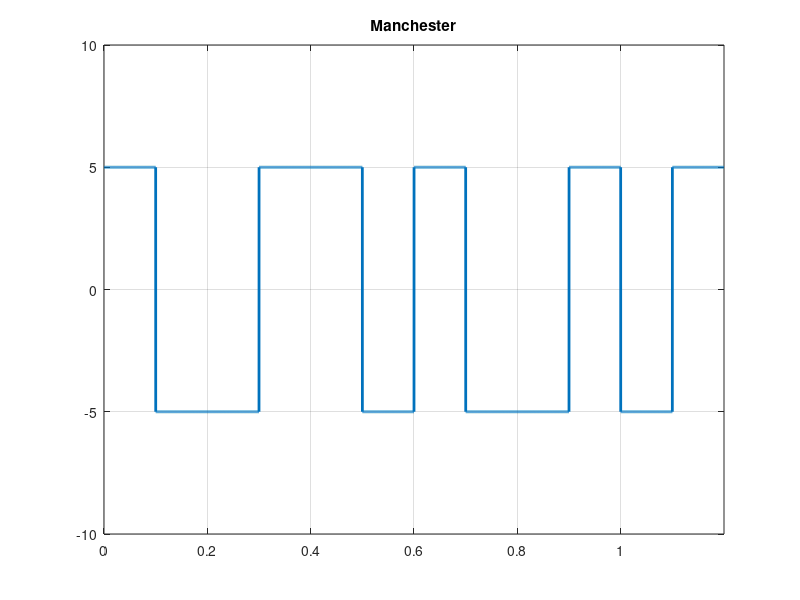

Reproduce this figure in MATLAB.
clc;
clear;
close all;

bits = [0,1,0,0,1,1];
amp = input("Enter the amplitude: ");
bit_rate = input("Enter the bit_rate: ");

len = length(bits);
Time = len/bit_rate;
sampling_frquency = 10000;

in = 1;
for i = 1:len
  if bits(i) == 0
    amplitude(in) = amp;
    amplitude(in+1) = -amp;
  else
    amplitude(in) = -amp;
    amplitude(in+1) = amp;
  end
  in = in + 2;
end
  
%Modulation
bit_rate = bit_rate * 2;
time = 0: 1/sampling_frquency:Time;
x = 1;
for i = 1:length(time)
  result(i) = amplitude(x);
  if bit_rate * time(i) >= x;
    x = x + 1;
  end
end

plot(time, result, 'Linewidth', 2);
axis([0 Time -amp*2 amp*2]);
title('Manchester');
grid on;

%Demodulation
st = 1;
in = 1;
x = 1;
for i = 1:length(time)
  if bit_rate * time(i) >= x
    if mod(in, 2)==1
      if(result(i) == amp)
        ans_bits(st) = 0;
      else
        ans_bits(st) = 1;
      end
      st = st + 1;
     end
    x = x + 1;
    in = in + 1;
  end
end

disp("Orginal bit : ");
disp(bits);

disp("Demodulation: ");
disp(ans_bits);
  




